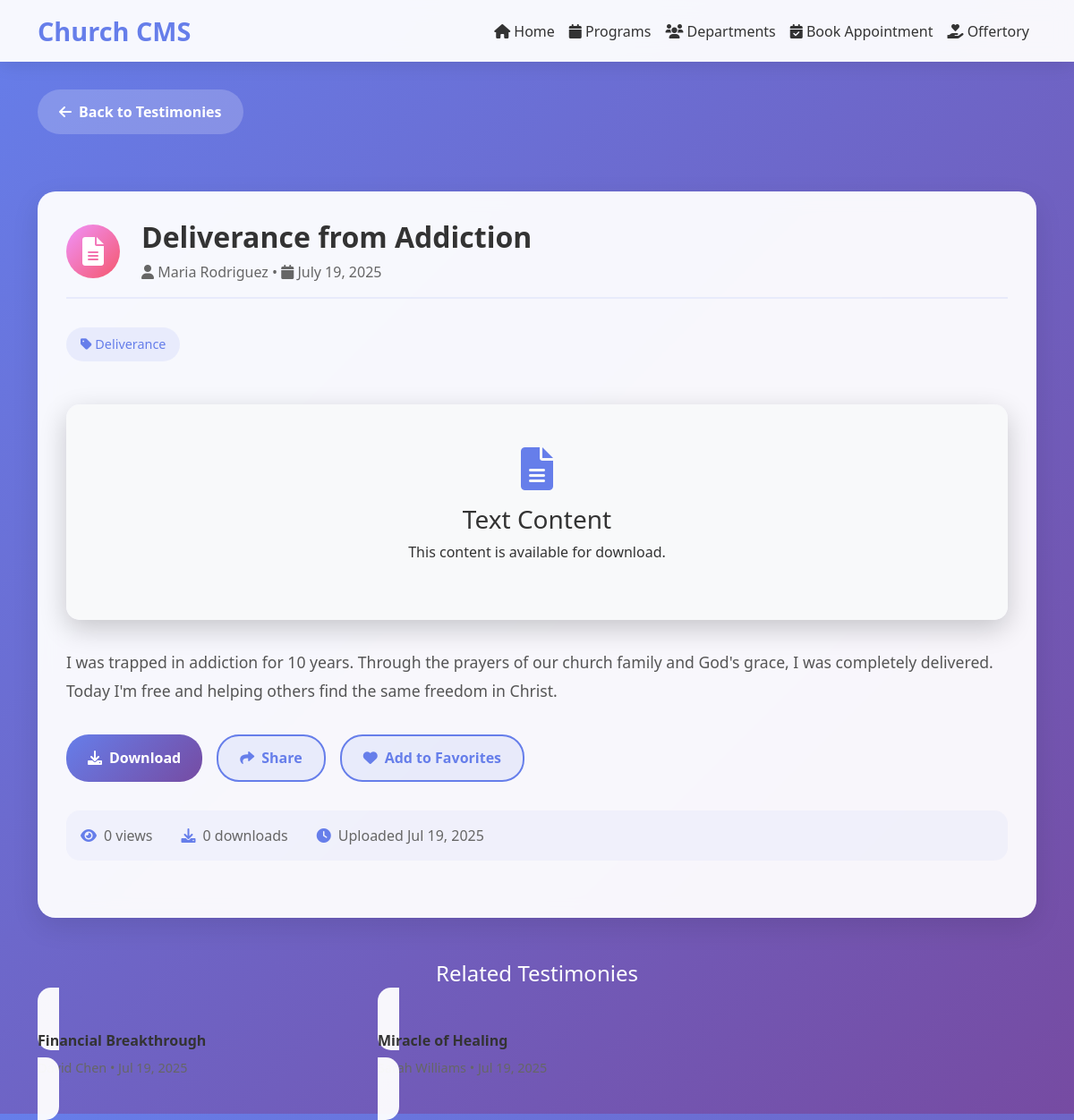
The page /CMS-Web/view-content.php?id=6 on the database its author committed.
### tables this page shows
CREATE TABLE content (
    id INT AUTO_INCREMENT PRIMARY KEY,
    type ENUM('sermon', 'testimony') NOT NULL,
    title VARCHAR(255) NOT NULL,
    author VARCHAR(255) NOT NULL,
    description TEXT NOT NULL,
    category VARCHAR(100),
    file_path VARCHAR(500) NOT NULL,
    file_type VARCHAR(50),
    file_size INT,
    upload_date DATETIME DEFAULT CURRENT_TIMESTAMP,
    views INT DEFAULT 0,
    downloads INT DEFAULT 0,
    likes INT DEFAULT 0,  
    status ENUM('active', 'inactive') DEFAULT 'active',
    created_at TIMESTAMP DEFAULT CURRENT_TIMESTAMP,
    updated_at TIMESTAMP DEFAULT CURRENT_TIMESTAMP ON UPDATE CURRENT_TIMESTAMP
);

### CMS-Web/config/database.php (called while the page is built, shortened)
<?php
function getDBConnection() {
    try {
        $pdo = new PDO(
            "mysql:host=" . DB_HOST . ";dbname=" . DB_NAME . ";charset=utf8mb4",
            DB_USER,
            DB_PASS,
            [
                PDO::ATTR_ERRMODE => PDO::ERRMODE_EXCEPTION,
                PDO::ATTR_DEFAULT_FETCH_MODE => PDO::FETCH_ASSOC,
                PDO::ATTR_EMULATE_PREPARES => false
            ]
        );
        return $pdo;
    } catch (PDOException $e) {
        die("Connection failed: " . $e->getMessage());
    }
}
?>

### CMS-Web/includes/view-content-handler.php (called while the page is built, shortened)
<?php
require_once 'config/database.php';
class ViewContentHandler {
    private $pdo;
    private $content = null;
    private $relatedContent = [];
    private $contentId;
    public function __construct() {
        $this->pdo = getDBConnection();
    }
    public function processView() {
        $this->contentId = intval($_GET['id'] ?? 0);
        $this->loadContent();
        $this->loadRelatedContent();
    }
    private function loadContent() {
        $stmt = $this->pdo->prepare("SELECT * FROM content WHERE id = ? AND status = 'active'");
        $stmt->execute([$this->contentId]);
        $this->content = $stmt->fetch();
    }
    private function loadRelatedContent() {
        $stmt = $this->pdo->prepare("SELECT * FROM content WHERE type = ? AND id != ? AND status = 'active' ORDER BY upload_date DESC LIMIT 6");
        $stmt->execute([$this->content['type'], $this->contentId]);
        $this->relatedContent = $stmt->fetchAll();
    }
    public function getContent() {
        return $this->content;
    }
    public function getRelatedContent() {
        return $this->relatedContent;
    }
    public static function getFileTypeIcon($fileType) {
        switch ($fileType) {
            case 'text':
            case 'txt':
            case 'doc':
            case 'docx':
                return 'fas fa-file-alt';
        }
    }
    public static function isVideo($fileType) {
        return in_array($fileType, ['video', 'mp4', 'avi', 'mov']);
    }
    public static function isAudio($fileType) {
        return in_array($fileType, ['audio', 'mp3', 'wav']);
    }
    public static function getContentTypeDisplay($type) {
        return ucfirst($type === 'sermon' ? 'Sermons' : 'Testimonies');
    }
    public function getBackUrl() {
        $type = $this->content['type'] === 'sermon' ? 'sermons' : 'testimonies';
        return "sermons-testimonies.php?type=$type";
    }
}
$handler = new ViewContentHandler();
$handler->processView();
$content = $handler->getContent();
$relatedContent = $handler->getRelatedContent();
?>

### CMS-Web/view-content.php (the view, shortened to what this page needs)
<?php
include 'includes/view-content-handler.php';
$page_title = htmlspecialchars($content['title']) . ' - Church CMS';
$back_button = '<a href="' . $handler->getBackUrl() . '" class="back-button"><i class="fas fa-arrow-left"></i> Back to ' . ViewContentHandler::getContentTypeDisplay($content['type']) . '</a>';
$content_header = '<div class="content-header">'
    .'<div class="content-icon ' . ($content['type'] === 'sermon' ? 'sermon-icon' : 'testimony-icon') . '"><i class="' . ViewContentHandler::getFileTypeIcon($content['file_type']) . '"></i></div>'
    .'<div><h1 class="content-title">' . htmlspecialchars($content['title']) . '</h1>'
    .'<div class="content-meta"><i class="fas fa-user"></i> ' . htmlspecialchars($content['author']) . ' • <i class="fas fa-calendar"></i> ' . date('F j, Y', strtotime($content['upload_date'])) . '</div></div>'
    .'</div>';
$category_html = '';
if (!empty($content['category'])) {
    $category_html = '<div class="content-category"><i class="fas fa-tag"></i> ' . ucfirst(htmlspecialchars($content['category'])) . '</div>';
}
if (ViewContentHandler::isVideo($content['file_type'])) {
    $media_player = '<div class="media-player"><video controls><source src="' . htmlspecialchars($content['file_path']) . '" type="video/mp4">Your browser does not support the video tag.</video></div>';
} elseif (ViewContentHandler::isAudio($content['file_type'])) {
    $media_player = '<div class="media-player"><audio controls><source src="' . htmlspecialchars($content['file_path']) . '" type="audio/mpeg">Your browser does not support the audio tag.</audio></div>';
} else {
    $media_player = '<div class="media-player"><div style="text-align: center; padding: 3rem; background: #f8f9fa; border-radius: 15px;"><i class="fas fa-file-alt" style="font-size: 3rem; color: var(--primary-color); margin-bottom: 1rem;"></i><h3>Text Content</h3><p>This content is available for download.</p></div></div>';
}
$description_html = '<div class="content-description">' . nl2br(htmlspecialchars($content['description'])) . '</div>';
$actions_html = '<div class="action-buttons">'
    .'<a href="' . htmlspecialchars($content['file_path']) . '" class="btn btn-custom-primary" download><i class="fas fa-download"></i> Download</a>'
    .'<a href="#" class="btn btn-custom-secondary" onclick="shareContent()"><i class="fas fa-share"></i> Share</a>'
    .'<a href="#" class="btn btn-custom-secondary" onclick="addToFavorites()"><i class="fas fa-heart"></i> Add to Favorites</a>'
    .'</div>';
$stats_html = '<div class="content-stats">'
    .'<div class="stat-item"><i class="fas fa-eye"></i><span>' . number_format($content['views']) . ' views</span></div>'
    .'<div class="stat-item"><i class="fas fa-download"></i><span>' . number_format($content['downloads']) . ' downloads</span></div>';
$stats_html .= '<div class="stat-item"><i class="fas fa-clock"></i><span>Uploaded ' . date('M j, Y', strtotime($content['upload_date'])) . '</span></div></div>';
$related_html = '';
if (!empty($relatedContent)) {
    $related_html .= '<div class="related-content"><h2 class="related-title">Related ' . ViewContentHandler::getContentTypeDisplay($content['type']) . '</h2><div class="row">';
    foreach ($relatedContent as $related) {
        $related_html .= '<div class="col-lg-4 col-md-6 mb-3">'
            .'<a href="view-content.php?id=' . $related['id'] . '" class="related-card">'
            .'<div class="related-card-title">' . htmlspecialchars($related['title']) . '</div>'
            .'<div class="related-card-meta">' . htmlspecialchars($related['author']) . ' • ' . date('M j, Y', strtotime($related['upload_date'])) . '</div>'
            .'</a></div>';
    }
    $related_html .= '</div></div>';
}
$template = file_get_contents('templates/view-content.html');
$replacements = [
    '{{page_title}}' => $page_title,
    '{{back_button}}' => $back_button,
    '{{content_header}}' => $content_header,
    '{{category}}' => $category_html,
    '{{media_player}}' => $media_player,
    '{{description}}' => $description_html,
    '{{actions}}' => $actions_html,
    '{{stats}}' => $stats_html,
    '{{related_content}}' => $related_html
];
echo strtr($template, $replacements);
?>

### CMS-Web/assets/css/view-content.css (style rules this page uses)
:root { --primary-color: #667eea; --secondary-color: #764ba2; --accent-color: #f093fb; --danger-color: #f5576c; --text-dark: #333; --text-light: #666; --white: #fff; --gradient-primary: linear-gradient(135deg, var(--primary-color) 0%, var(--secondary-color) 100%); --gradient-accent: linear-gradient(135deg, var(--accent-color) 0%, var(--danger-color) 100%); }
* { margin: 0; padding: 0; box-sizing: border-box; }
body { font-family: 'Segoe UI', Tahoma, Geneva, Verdana, sans-serif; background: var(--gradient-primary); min-height: 100vh; color: var(--text-dark); }
.navbar { background: rgba(255, 255, 255, 0.95) !important; backdrop-filter: blur(10px); box-shadow: 0 2px 20px rgba(0, 0, 0, 0.1); }
.navbar-brand { font-size: 1.8rem; font-weight: bold; color: var(--primary-color) !important; }
.navbar-nav .nav-link { color: var(--text-dark) !important; font-weight: 500; transition: color 0.3s; }
.content-container { background: rgba(255, 255, 255, 0.95); border-radius: 20px; padding: 2rem; margin: 2rem 0; backdrop-filter: blur(10px); box-shadow: 0 10px 30px rgba(0, 0, 0, 0.1); }
.content-header { display: flex; align-items: center; margin-bottom: 2rem; padding-bottom: 1rem; border-bottom: 2px solid rgba(102, 126, 234, 0.1); }
.content-icon { width: 60px; height: 60px; border-radius: 50%; display: flex; align-items: center; justify-content: center; margin-right: 1.5rem; font-size: 2rem; color: var(--white); }
.testimony-icon { background: var(--gradient-accent); }
.content-title { font-size: 2rem; font-weight: 700; color: var(--text-dark); margin-bottom: 0.5rem; }
.content-meta { color: var(--text-light); font-size: 1rem; }
.content-category { background: rgba(102, 126, 234, 0.1); color: var(--primary-color); padding: 0.5rem 1rem; border-radius: 20px; font-size: 0.9rem; display: inline-block; margin-bottom: 1rem; }
.content-description { color: #555; line-height: 1.8; font-size: 1.1rem; margin: 2rem 0; }
.media-player { width: 100%; border-radius: 15px; overflow: hidden; margin: 2rem 0; box-shadow: 0 10px 30px rgba(0, 0, 0, 0.2); }
.action-buttons { display: flex; gap: 1rem; margin: 2rem 0; flex-wrap: wrap; }
.btn-custom-primary { background: var(--gradient-primary); color: var(--white); border: none; border-radius: 25px; font-weight: 600; transition: all 0.3s; text-decoration: none; display: inline-flex; align-items: center; gap: 0.5rem; padding: 0.8rem 1.5rem; }
.btn-custom-secondary { background: rgba(102, 126, 234, 0.1); color: var(--primary-color); border: 2px solid var(--primary-color); border-radius: 25px; font-weight: 600; transition: all 0.3s; text-decoration: none; display: inline-flex; align-items: center; gap: 0.5rem; padding: 0.8rem 1.5rem; }
.content-stats { display: flex; gap: 2rem; margin: 2rem 0; padding: 1rem; background: rgba(102, 126, 234, 0.05); border-radius: 15px; flex-wrap: wrap; }
.stat-item { display: flex; align-items: center; gap: 0.5rem; color: var(--text-light); }
.stat-item i { color: var(--primary-color); }
.related-content { margin-top: 3rem; }
.related-title { color: var(--white); font-size: 1.5rem; margin-bottom: 1.5rem; text-align: center; }
.related-card { background: rgba(255, 255, 255, 0.95); border-radius: 15px; padding: 1.5rem; margin-bottom: 1rem; transition: transform 0.3s, box-shadow 0.3s; backdrop-filter: blur(10px); text-decoration: none; color: var(--text-dark); }
.related-card-title { font-weight: 600; margin-bottom: 0.5rem; }
.related-card-meta { color: var(--text-light); font-size: 0.9rem; }
.back-button { background: rgba(255, 255, 255, 0.2); color: var(--white); border: none; padding: 0.8rem 1.5rem; border-radius: 25px; font-weight: 600; transition: all 0.3s; text-decoration: none; display: inline-flex; align-items: center; gap: 0.5rem; margin-bottom: 2rem; }

### rows shown on the page
content: type "Testimonies", title "Deliverance from Addiction", author "Maria Rodriguez", upload_date "July 19, 2025", category "Deliverance", description "I was trapped in addiction for 10 years. Through the prayers of our church family and God's grace, I was completely delivered. Today I'm free and helping others find the same freedom in Christ.", views "0", downloads "0", upload_date "Jul 19, 2025"
content: title "Financial Breakthrough", author "David Chen"
content: title "Miracle of Healing", author "Sarah Williams"

### other values the page prints
strtr($template, $replacements) "Church CMS Home Programs Departments Book Appointment Offertory"
